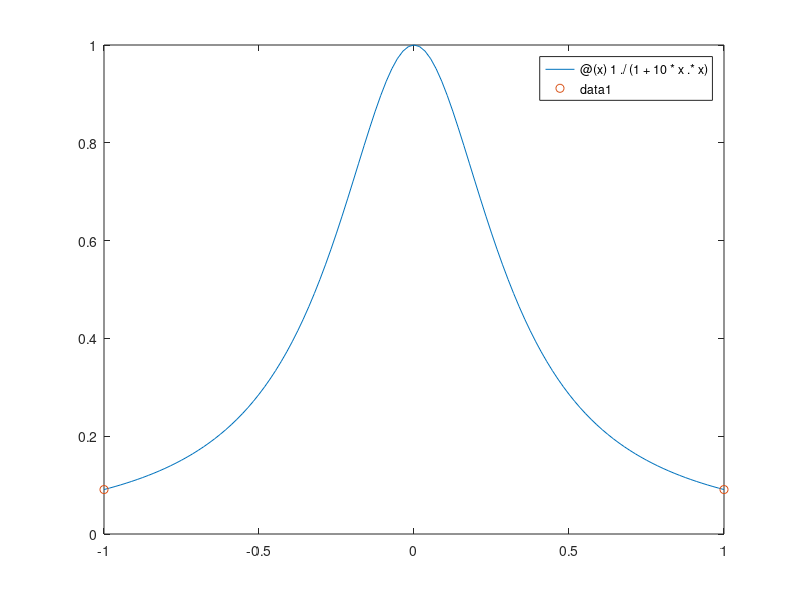

Write MATLAB code to recreate this figure. (Note: this script raises an error after producing the figure.)
function runge
f =@(x)1./(1+10*x.*x)
for n=2:20
    xlist = linspace(-1,1,n)
    ylist = f(xlist)
    hold off
    fplot(f,[-1,1])
    hold on
    plot(xlist,ylist,'o')
    c = newtdd(xlist,ylist,n)
    xdisp = linspace(-1,1,500);
    ydisp=nest(n-1,c,xdisp,xlist);
    plot(xdisp,ydisp)
    title(['interpolation of 1/(1+10x^2) at n=',num2str(n),' equidistant points'])
    in=input('>')
end
    
    